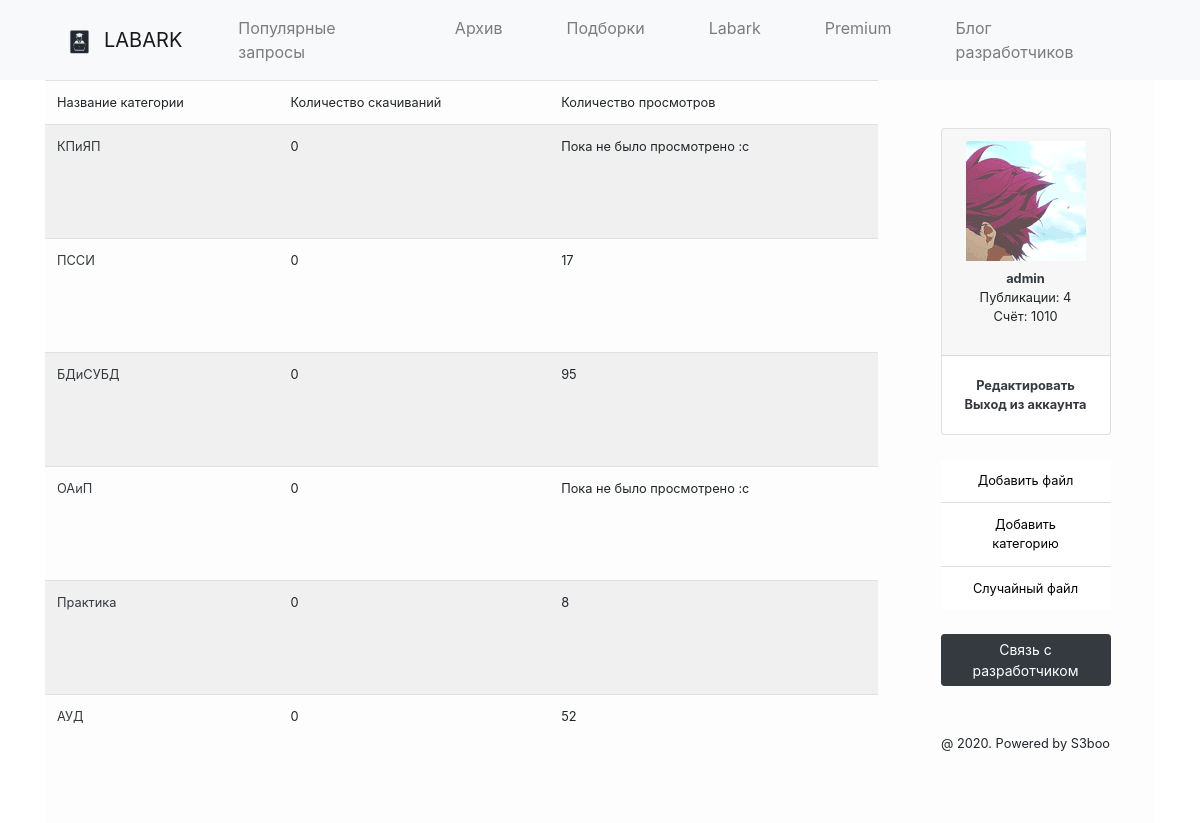
The app's page /libs (signed in), older data.
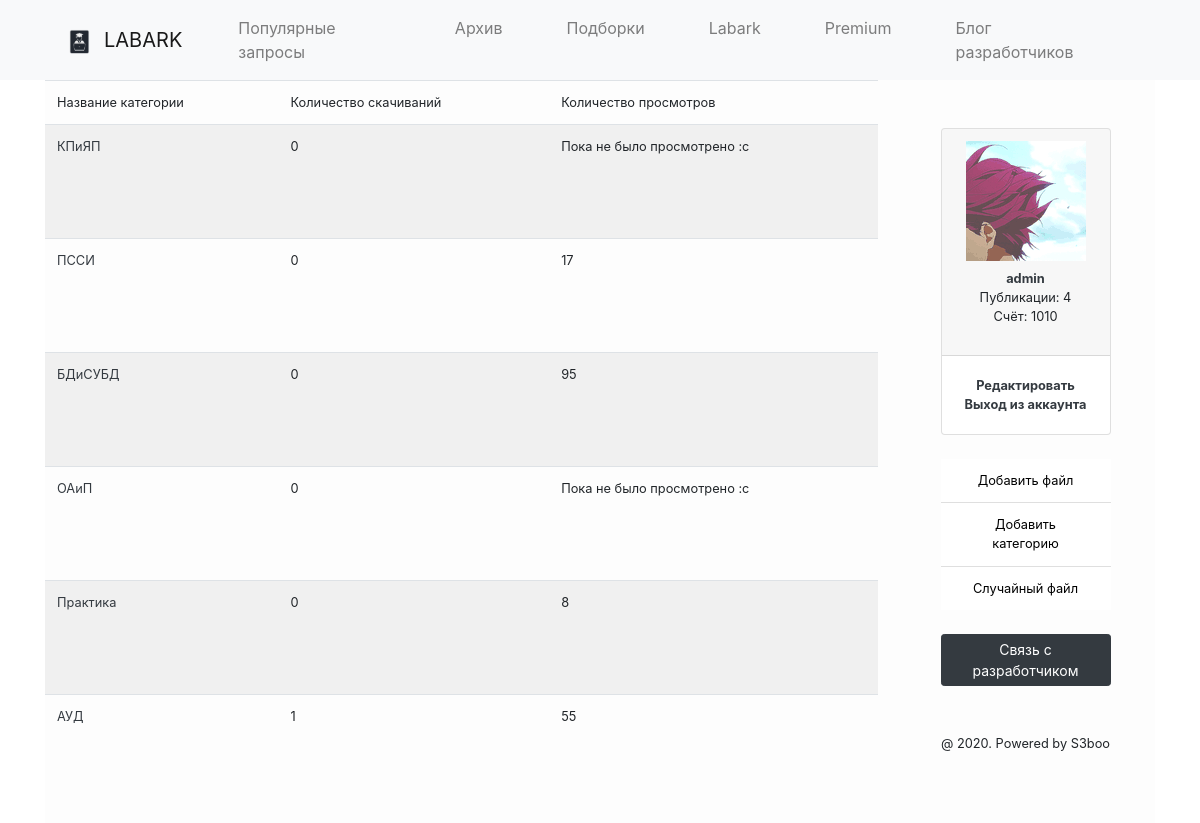
The same page, newer data.
### LabArkApp/models.py (models this page shows, shortened)
class Category(models.Model):
    name = models.CharField(max_length=50, blank=False, unique=True)
    downloads = models.IntegerField(default=0)
    def get_views(self):
        return Lab.objects.filter(category__pk=self.pk).aggregate(Sum('views'))['views__sum']

### LabArkApp/views.py (the view)
# urls.py: re_path(r'^libs', LA.libs, name="libs"),
def libs(request):
    return render(request, 'libs.html', context={
        'categories': Category.objects.all()
    })

### templates/libs.html (shortened to what this page needs)
{% extends "base.html" %}
{% block content %}
<div class="row m-0 p-0 content">
    <table class="table table-responsive-md table-hover table-striped ml-0 mr-5 col-12 col-xl-9 w-100">
      <thead class="thead-dark">
        <tr>
          <td class="small">Название категории</td>
          <td class="small">Количество скачиваний</td>
          <td class="small">Количество просмотров</td>
        </tr>
      </thead>
      <tbody>
        {% for x in categories %}
            <tr>
              <td class="small"><a href="{% url "category_labs" x.id %}" class="text-dark">{{ x.name }}</a></td>
              <td class="small">{{ x.downloads }}</td>
              <td class="small">{% if x.get_views != None %} {{ x.get_views }} {% else %} Пока не было просмотрено :с {% endif %}</td>
            </tr>
        {% endfor %}
      </tbody>
    </table>
    {% include "aside_nav.html" %}
  </div>
{% endblock %}

Row changes from the older to the newer data that the page shows:
changed Category "АУД": downloads "0" → "1"; get_views "52" → "55"
